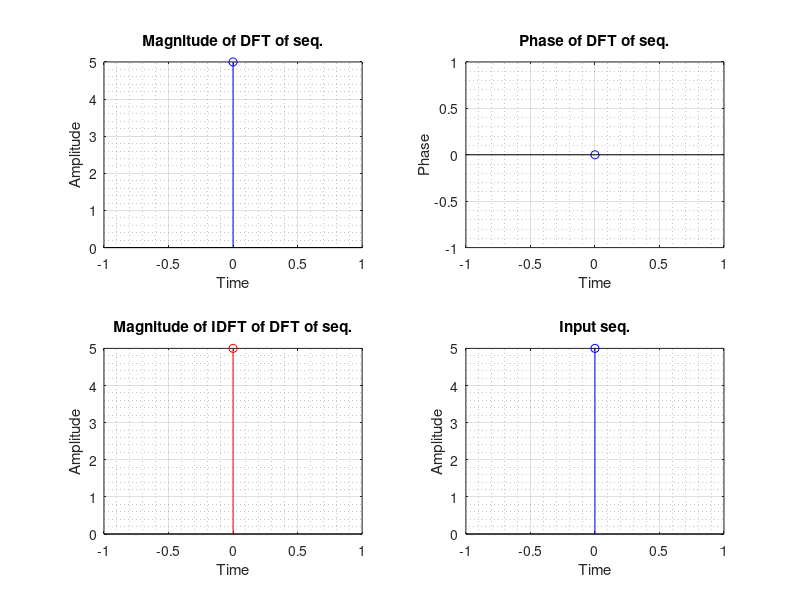

The MATLAB script that drew this image:
% Program to do DFT of input sequence and then IDFT
clc
clear

% DFT
seq = input('Enter the sequence : ');
N = length(seq);
dft = zeros(1,N);

for k=0:N-1
    for n=0:N-1
        dft(k+1) = dft(k+1) + seq(n+1)*exp(-j*2*pi*n*k/N);
    end
end

mag = real(dft);
phase = angle(dft);

t = 0:N-1;
figure('Name','DFT & IDFT','NumberTitle','off','Color','w')
subplot(2,2,1)
stem(t,mag,'b'), grid on, grid minor
title('Magnitude of DFT of seq.')
xlabel('Time')
ylabel('Amplitude')

subplot(2,2,2)
stem(t,phase,'b'), grid on, grid minor
title('Phase of DFT of seq.')
xlabel('Time')
ylabel('Phase')


% IDFT
seq2 = dft;
idft = zeros(1,N);

for n=0:N-1
    for k=0:N-1
        idft(n+1) = idft(n+1) + seq2(k+1)*exp(j*2*pi*n*k/N);
    end
    idft(n+1) = idft(n+1)/N;
end


mag_idft = real(idft);
subplot(2,2,3)
stem(t,mag_idft,'r'), grid on, grid minor
title('Magnitude of IDFT of DFT of seq.')
xlabel('Time')
ylabel('Amplitude')

subplot(2,2,4)
stem(t,seq,'b'), grid on, grid minor
title('Input seq.')
xlabel('Time')
ylabel('Amplitude')

print('-clipboard','-dbitmap')